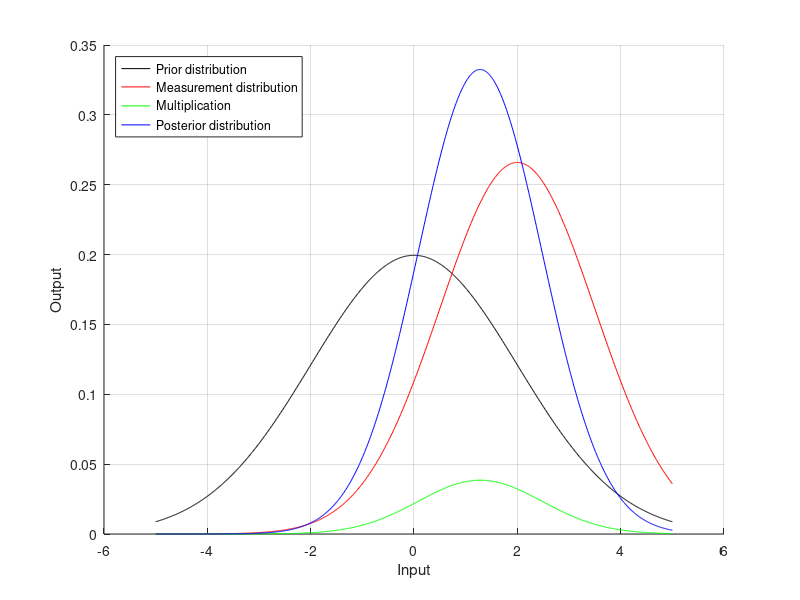
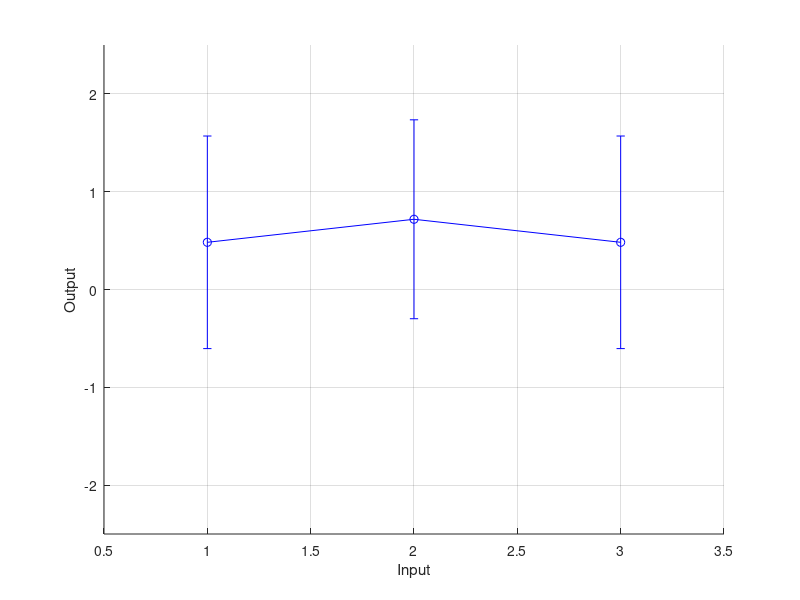
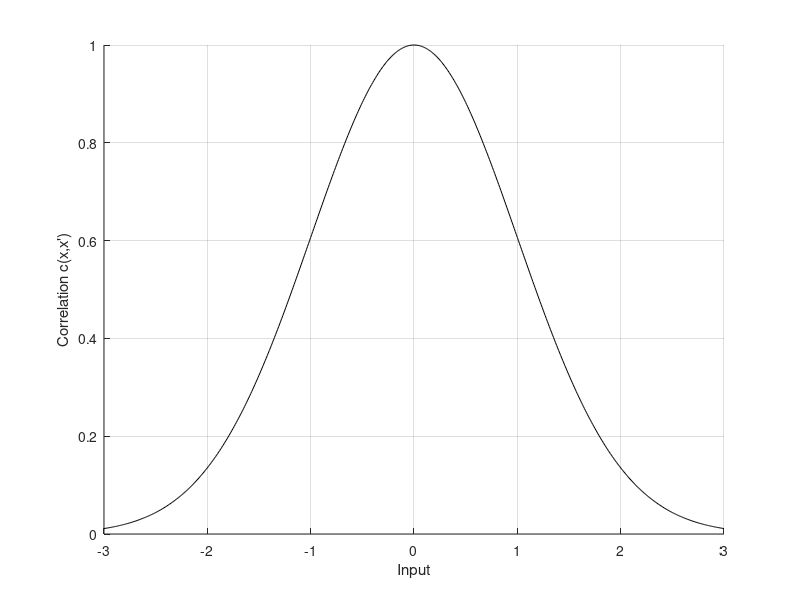
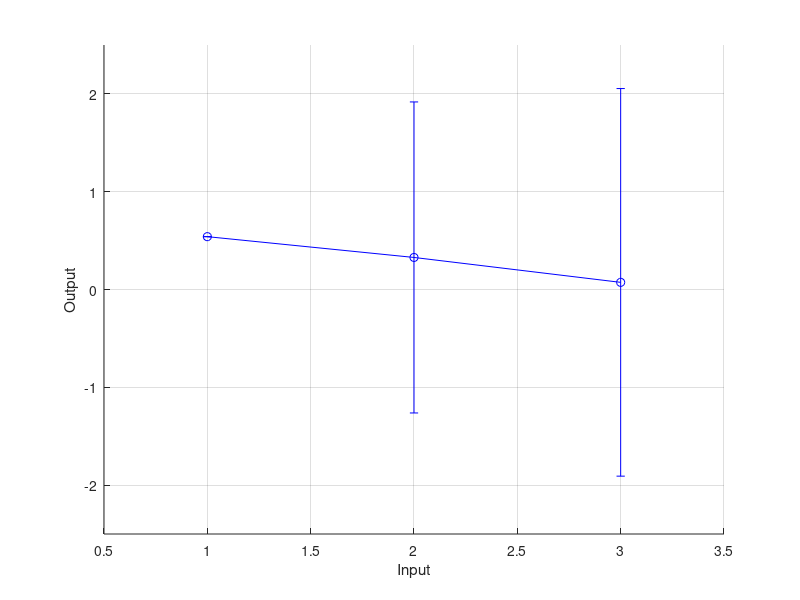

Source code (MATLAB) for these figures, in order:
% This file contains all the scripts for Chapter 2 of the Gaussian process regression thesis. 
% To use it, make sure that the Matlab directory is set to the directory of this file. Then first run this block, which initializes many parameters. Subsequently, you can run any block within
% this file separately, or you can just run them all together, for instance by pressing F5 or calling Chapter2 from the Matlab command.

% We set up the workspace, ready for executing scripts.
clear all; % Empty the workspace.
clc; % Empty the command window.
exportFigs = 0; % Do we export figures? 0 for no, 1 (or anything else) for yes.
useColor = 1; % Should we set up plots for colored output (1) or black-and-white output (0)?
addpath('../ExportFig'); % We add the functions for exporting figures.

%% Figure 2.1.
disp('Creating Figure 2.1.');
% We define data.
mPrior = 0; % This is the prior mean.
lfPrior = 2; % This is the prior standard deviation.
fHat = 2; % This is the measured value.
sfHat = 1.5; % This is the measurement noise standard deviation.

% We merge the data together to find the posterior mean and PDF.
sPost = sqrt(inv(inv(lfPrior^2) + inv(sfHat^2))); % This is the posterior standard deviation.
mPost = sPost^2*(lfPrior^2\mPrior + sfHat^2\fHat); % This is the posterior mean.

% We now set up plot data.
x = -5:0.01:5;
pdfPrior = normpdf(x, mPrior, lfPrior);
pdfMeasurement = normpdf(x, fHat, sfHat);
pdfProduct = pdfPrior.*pdfMeasurement; % We multiply the two PDFs.
pdfPosterior = normpdf(x, mPost, sPost); % And we normalize the result by dividing by the integral value. (Which is equivalent to calculating the PDF with the right mean and standard deviation, which is what we actually do.)

% We make a plot.
figure(1);
clf(1);
hold on;
grid on;
xlabel('Input');
ylabel('Output');
if useColor == 0
	plot(x, pdfPrior, 'k-');
	plot(x, pdfMeasurement, 'k--');
	plot(x, pdfProduct, 'k-.');
	plot(x, pdfPosterior, 'k-','LineWidth',2);
else
	plot(x, pdfPrior, 'k-');
	plot(x, pdfMeasurement, 'r-');
	plot(x, pdfProduct, 'g-');
	plot(x, pdfPosterior, 'b-');
end
legend('Prior distribution','Measurement distribution','Multiplication','Posterior distribution','Location','NorthWest');

% We export the plot, if desired.
if exportFigs ~= 0
	export_fig('MergingDistributions.png','-transparent');
end

%% Figure 2.2.
disp('Creating Figure 2.2.');
% We define data.
lf = 1; % This is the output length scale.
lx = 1; % This is the input length scale.
sf = 0.7; % This is the output noise scale.
X = [1,2,3]; % This is the set of input points x(1), x(2) and x(3).
fh = cos(X - 2)'; % This is the measured function value. The function we will approximate is cos(x - 2).

% We now set up the (squared exponential) covariance matrix and some related parameters.
n = size(X,2); % This is the number of input points.
diff = repmat(X,n,1) - repmat(X',1,n); % This is matrix containing differences between input points.
K = lf^2*exp(-1/2*diff.^2/lx^2); % This is the covariance matrix. It contains the covariances of each combination of points.
m = zeros(n,1); % This is the mean vector m(X). We assume a zero mean function.
Sfh = sf^2*eye(n); % This is the noise matrix \hat{S}_f.

% We apply GP regression.
SPost = inv(inv(K) + inv(Sfh)); % This is the posterior covariance matrix.
mPost = SPost*(K\m + Sfh\fh); % This is the posterior mean vector.
sPost = sqrt(diag(SPost)); % These are the posterior standard deviations.

% We set up the first plot with the prior error bars.
figure(2);
clf(2);
hold on;
grid on;
xlabel('Input');
ylabel('Output');
if useColor == 0
	errorbar(X, m, 2*lf*ones(n,1), 2*lf*ones(n,1), 'kd-');
else
	errorbar(X, m, 2*lf*ones(n,1), 2*lf*ones(n,1), 'ko-');
end
axis([0.5,3.5,-2.5,2.5]);
if exportFigs ~= 0
	export_fig('MergingMultipleDistributionsPrior.png','-transparent');
end

% We set up the second plot, with the measured error bars.
figure(2);
clf(2);
hold on;
grid on;
xlabel('Input');
ylabel('Output');
if useColor == 0
	errorbar(X, fh, 2*sf*ones(n,1), 2*sf*ones(n,1), 'ko-');
else
	errorbar(X, fh, 2*sf*ones(n,1), 2*sf*ones(n,1), 'ro-');
end
axis([0.5,3.5,-2.5,2.5]);
if exportFigs ~= 0
	export_fig('MergingMultipleDistributionsMeasurement.png','-transparent');
end

% We set up the third plot, with the posterior error bars.
figure(2);
clf(2);
hold on;
grid on;
xlabel('Input');
ylabel('Output');
if useColor == 0
	errorbar(X, mPost, 2*sPost, 2*sPost, 'k*-');
else
	errorbar(X, mPost, 2*sPost, 2*sPost, 'bo-');
end
axis([0.5,3.5,-2.5,2.5]);
if exportFigs ~= 0
	export_fig('MergingMultipleDistributionsPosterior.png','-transparent');
end

%% Figure 2.3.
disp('Creating Figure 2.3.');
% We define and calculate data.
lx = 1;
x = -3:0.01:3;
c = exp(-1/2*x.^2/lx^2);

% We plot the figure.
figHandle = figure(3);
set(figHandle, 'Position', [500, 500, 800, 300]); % We want a different size for this plot, so we adjust that.
clf(3);
hold on;
grid on;
plot(x,c,'k-');
xlabel('Input');
ylabel('Correlation c(x,x'')');
if exportFigs ~= 0
	export_fig('CorrelationFunction.png','-transparent');
end

%% Figure 2.4.
disp('Creating Figure 2.4.');
% We define data.
lf = 1; % This is the output length scale.
lx = 1; % This is the input length scale.
X = [1,2,3]; % This is the set of input points x(1), x(2) and x(3).
f1 = cos(X(1) - 2); % This is the measured function value. The function we will approximate is cos(x - 2).

% We now set up the (squared exponential) covariance matrix.
n = size(X,2); % This is the number of input points.
diff = repmat(X,n,1) - repmat(X',1,n); % This is matrix containing differences between input points.
K = lf^2*exp(-1/2*diff.^2/lx^2); % This is the covariance matrix. It contains the covariances of each combination of points.
m = zeros(n,1); % This is the mean vector m(X). We assume a zero mean function.

% We apply GP regression.
mPost = m + K(:,1)/K(1,1)*(f1 - m(1)); % This is the posterior mean vector.
SPost = K - K(:,1)/K(1,1)*K(1,:); % This is the posterior covariance matrix.
sPost = sqrt(diag(SPost)); % These are the posterior standard deviations.

% We set up the first plot with the prior error bars.
figure(4);
clf(4);
hold on;
grid on;
xlabel('Input');
ylabel('Output');
if useColor == 0
	errorbar(X, m, 2*lf*ones(n,1), 2*lf*ones(n,1), 'kd-');
else
	errorbar(X, m, 2*lf*ones(n,1), 2*lf*ones(n,1), 'ko-');
end
axis([0.5,3.5,-2.5,2.5]);
if exportFigs ~= 0
	export_fig('FirstGPRegressionPrior.png','-transparent');
end

% We set up the second plot, with the measured error bars.
figure(4);
clf(4);
hold on;
grid on;
xlabel('Input');
ylabel('Output');
if useColor == 0
	errorbar(X, [f1;0;0], [0;1e6;1e6], [0;1e6;1e6], 'ko-'); % We use 1e6 to indicate a very big (infinite) number.
else
	errorbar(X, [f1;0;0], [0;1e6;1e6], [0;1e6;1e6], 'ro-');
end
axis([0.5,3.5,-2.5,2.5]);
if exportFigs ~= 0
	export_fig('FirstGPRegressionMeasurement.png','-transparent');
end

% We set up the third plot, with the posterior error bars.
figure(4);
clf(4);
hold on;
grid on;
xlabel('Input');
ylabel('Output');
if useColor == 0
	errorbar(X, mPost, 2*sPost, 2*sPost, 'k*-');
else
	errorbar(X, mPost, 2*sPost, 2*sPost, 'bo-');
end
axis([0.5,3.5,-2.5,2.5]);
if exportFigs ~= 0
	export_fig('FirstGPRegressionPosterior.png','-transparent');
end

%% Figure 2.5.
disp('Creating Figure 2.5.');
% We define data.
lf = 1; % This is the output length scale.
lx = 1; % This is the input length scale.
Xs = 0.2:0.2:3.8; % These are the trial points.
Xm = [1,2.5]; % These are the measurement points.
fmh = cos(Xm - 2)'; % These are the measurement values.

% We now set up the (squared exponential) covariance matrix and related terms.
nm = size(Xm,2); % This is the number of measurement points.
ns = size(Xs,2); % This is the number of trial points.
X = [Xm,Xs]; % We merge the measurement and trial points.
n = size(X,2); % This is the number of points.
diff = repmat(X,n,1) - repmat(X',1,n); % This is matrix containing differences between input points.
K = lf^2*exp(-1/2*diff.^2/lx^2); % This is the covariance matrix. It contains the covariances of each combination of points.
Kmm = K(1:nm,1:nm);
Kms = K(1:nm,nm+1:end);
Ksm = Kms';
Kss = K(nm+1:end,nm+1:end);
mm = zeros(nm,1); % This is the mean vector m(Xm). We assume a zero mean function.
ms = zeros(ns,1); % This is the mean vector m(Xs). We assume a zero mean function.

% Next, we apply GP regression.
mPost = ms + Ksm/Kmm*(fmh - mm); % This is the posterior mean vector.
SPost = Kss - Ksm/Kmm*Kms; % This is the posterior covariance matrix.
sPost = sqrt(diag(SPost)); % These are the posterior standard deviations.

% We set up error bar plots.
figure(5);
clf(5);
hold on;
grid on;
xlabel('Input');
ylabel('Output');
if useColor == 0
	errorbar(Xs, mPost, 2*sPost, 2*sPost, 'k*-');
	plot(Xm, fmh, 'ko'); % We plot the measurement points.
else
	errorbar(Xs, mPost, 2*sPost, 2*sPost, 'bo-');
	plot(Xm, fmh, 'ro'); % We plot the measurement points.
end
axis([0,4,-1.5,2.5]);
if exportFigs ~= 0
	export_fig('SecondGPRegression1.png','-transparent');
end

% We define other data.
Xs = 0:0.01:4;
Xm = [1,2.5,3.7,0.1];
fmh = cos(Xm - 2)'; % These are the measurement values.

% We set up the (squared exponential) covariance matrix and related terms in exactly the same way.
nm = size(Xm,2); % This is the number of measurement points.
ns = size(Xs,2); % This is the number of trial points.
X = [Xm,Xs]; % We merge the measurement and trial points.
n = size(X,2); % This is the number of points.
diff = repmat(X,n,1) - repmat(X',1,n); % This is matrix containing differences between input points.
K = lf^2*exp(-1/2*diff.^2/lx^2); % This is the covariance matrix. It contains the covariances of each combination of points.
Kmm = K(1:nm,1:nm);
Kms = K(1:nm,nm+1:end);
Ksm = Kms';
Kss = K(nm+1:end,nm+1:end);
mm = zeros(nm,1); % This is the mean vector m(Xm). We assume a zero mean function.
ms = zeros(ns,1); % This is the mean vector m(Xs). We assume a zero mean function.

% We apply GP regression in exactly the same way.
mPost = ms + Ksm/Kmm*(fmh - mm); % This is the posterior mean vector.
SPost = Kss - Ksm/Kmm*Kms; % This is the posterior covariance matrix.
sPost = sqrt(diag(SPost)); % These are the posterior standard deviations.

% We set up a plot in a new way, using a grey'ish area instead of error bars.
figure(5);
clf(5);
hold on;
grid on;
xlabel('Input');
ylabel('Output');
if useColor == 0
	patch([Xs, fliplr(Xs)],[mPost-2*sPost; flipud(mPost+2*sPost)], 1, 'FaceColor', [1,1,1]*0.9, 'EdgeColor', 'none'); % This is the grey area in the plot.
	patch([Xs, fliplr(Xs)],[mPost-sPost; flipud(mPost+sPost)], 1, 'FaceColor', [1,1,1]*0.8, 'EdgeColor', 'none'); % This is the grey area in the plot.
	set(gca, 'layer', 'top'); % We make sure that the grid lines and axes are above the grey area.
	plot(Xs, mPost, 'k-', 'LineWidth', 1); % We plot the mean line.
	plot(Xm, fmh, 'ko'); % We plot the measurement points.
else
	patch([Xs, fliplr(Xs)],[mPost-2*sPost; flipud(mPost+2*sPost)], 1, 'FaceColor', [0.9,0.9,1], 'EdgeColor', 'none'); % This is the grey area in the plot.
	patch([Xs, fliplr(Xs)],[mPost-sPost; flipud(mPost+sPost)], 1, 'FaceColor', [0.8,0.8,1], 'EdgeColor', 'none'); % This is the grey area in the plot.
	set(gca, 'layer', 'top'); % We make sure that the grid lines and axes are above the grey area.
	plot(Xs, mPost, 'b-', 'LineWidth', 1); % We plot the mean line.
	plot(Xm, fmh, 'ro'); % We plot the measurement points.
end
axis([0,4,-1.5,2.5]);
if exportFigs ~= 0
	export_fig('SecondGPRegression2.png','-transparent');
end

%% Figure 2.6.
disp('Creating Figure 2.6.');
% We define data.
lf = 1; % This is the output length scale.
lx = 1; % This is the input length scale.
sfm = 0.1; % This is the output noise scale.
Xs = 0:0.01:4; % These are the trial points.
Xm = [1,2.5,3.7,0.1]; % These are the measurement points.
fmh = cos(Xm - 2)' + sfm*randn(size(Xm))'; % These are the measurement values, corrupted by noise.

% We now set up the (squared exponential) covariance matrix and related terms.
nm = size(Xm,2); % This is the number of measurement points.
ns = size(Xs,2); % This is the number of trial points.
X = [Xm,Xs]; % We merge the measurement and trial points.
n = size(X,2); % This is the number of points.
diff = repmat(X,n,1) - repmat(X',1,n); % This is matrix containing differences between input points.
K = lf^2*exp(-1/2*diff.^2/lx^2); % This is the covariance matrix. It contains the covariances of each combination of points.
Kmm = K(1:nm,1:nm);
Kms = K(1:nm,nm+1:end);
Ksm = Kms';
Kss = K(nm+1:end,nm+1:end);
Sfm = sfm^2*eye(nm); % This is the noise covariance matrix.
mm = zeros(nm,1); % This is the mean vector m(Xm). We assume a zero mean function.
ms = zeros(ns,1); % This is the mean vector m(Xs). We assume a zero mean function.

% Next, we apply GP regression.
mPost = ms + Ksm/(Kmm + Sfm)*(fmh - mm); % This is the posterior mean vector.
SPost = Kss - Ksm/(Kmm + Sfm)*Kms; % This is the posterior covariance matrix.
sPost = sqrt(diag(SPost)); % These are the posterior standard deviations.

% We set up the GP plot.
figure(6);
clf(6);
hold on;
grid on;
xlabel('Input');
ylabel('Output');
if useColor == 0
	patch([Xs, fliplr(Xs)],[mPost-2*sPost; flipud(mPost+2*sPost)], 1, 'FaceColor', [1,1,1]*0.9, 'EdgeColor', 'none'); % This is the grey area in the plot.
	patch([Xs, fliplr(Xs)],[mPost-sPost; flipud(mPost+sPost)], 1, 'FaceColor', [1,1,1]*0.8, 'EdgeColor', 'none'); % This is the grey area in the plot.
	set(gca, 'layer', 'top'); % We make sure that the grid lines and axes are above the grey area.
	plot(Xs, mPost, 'k-', 'LineWidth', 1); % We plot the mean line.
	plot(Xm, fmh, 'ko'); % We plot the measurement points.
else
	patch([Xs, fliplr(Xs)],[mPost-2*sPost; flipud(mPost+2*sPost)], 1, 'FaceColor', [0.9,0.9,1], 'EdgeColor', 'none'); % This is the grey area in the plot.
	patch([Xs, fliplr(Xs)],[mPost-sPost; flipud(mPost+sPost)], 1, 'FaceColor', [0.8,0.8,1], 'EdgeColor', 'none'); % This is the grey area in the plot.
	set(gca, 'layer', 'top'); % We make sure that the grid lines and axes are above the grey area.
	plot(Xs, mPost, 'b-', 'LineWidth', 1); % We plot the mean line.
	plot(Xm, fmh, 'ro'); % We plot the measurement points.
end
axis([0,4,-1.5,2.5]);
if exportFigs ~= 0
	export_fig('NoisyGPRegression.png','-transparent');
end

%% Figure 2.7.
disp('Creating Figure 2.7.');
% We first of all do the exact same thing as for figure 2.6.
% We define data.
lf = 1; % This is the output length scale.
lx = 1; % This is the input length scale.
sfm = 0.1; % This is the output noise scale.
Xs = 0:0.01:4; % These are the trial points.
Xm = [1,2.5,3.7,0.1]; % These are the measurement points.
fmh = cos(Xm - 2)' + sfm*randn(size(Xm))'; % These are the measurement values, corrupted by noise.

% We now set up the (squared exponential) covariance matrix and related terms.
nm = size(Xm,2); % This is the number of measurement points.
ns = size(Xs,2); % This is the number of trial points.
X = [Xm,Xs]; % We merge the measurement and trial points.
n = size(X,2); % This is the number of points.
diff = repmat(X,n,1) - repmat(X',1,n); % This is matrix containing differences between input points.
K = lf^2*exp(-1/2*diff.^2/lx^2); % This is the covariance matrix. It contains the covariances of each combination of points.
Kmm = K(1:nm,1:nm);
Kms = K(1:nm,nm+1:end);
Ksm = Kms';
Kss = K(nm+1:end,nm+1:end);
Sfm = sfm^2*eye(nm); % This is the noise covariance matrix.
mm = zeros(nm,1); % This is the mean vector m(Xm). We assume a zero mean function.
ms = zeros(ns,1); % This is the mean vector m(Xs). We assume a zero mean function.

% Next, we apply GP regression.
mPost = ms + Ksm/(Kmm + Sfm)*(fmh - mm); % This is the posterior mean vector.
SPost = Kss - Ksm/(Kmm + Sfm)*Kms; % This is the posterior covariance matrix.
sPost = sqrt(diag(SPost)); % These are the posterior standard deviations.

% We set up the GP plot.
figure(7);
clf(7);
hold on;
grid on;
xlabel('Input');
ylabel('Output');
if useColor == 0
	patch([Xs, fliplr(Xs)],[mPost-2*sPost; flipud(mPost+2*sPost)], 1, 'FaceColor', [1,1,1]*0.9, 'EdgeColor', 'none'); % This is the grey area in the plot.
	patch([Xs, fliplr(Xs)],[mPost-sPost; flipud(mPost+sPost)], 1, 'FaceColor', [1,1,1]*0.8, 'EdgeColor', 'none'); % This is the grey area in the plot.
	set(gca, 'layer', 'top'); % We make sure that the grid lines and axes are above the grey area.
	plot(Xs, mPost, 'k-', 'LineWidth', 1); % We plot the mean line.
	plot(Xm, fmh, 'ko'); % We plot the measurement points.
else
	patch([Xs, fliplr(Xs)],[mPost-2*sPost; flipud(mPost+2*sPost)], 1, 'FaceColor', [0.9,0.9,1], 'EdgeColor', 'none'); % This is the grey area in the plot.
	patch([Xs, fliplr(Xs)],[mPost-sPost; flipud(mPost+sPost)], 1, 'FaceColor', [0.8,0.8,1], 'EdgeColor', 'none'); % This is the grey area in the plot.
	set(gca, 'layer', 'top'); % We make sure that the grid lines and axes are above the grey area.
	plot(Xs, mPost, 'b-', 'LineWidth', 1); % We plot the mean line.
	plot(Xm, fmh, 'ro'); % We plot the measurement points.
end
axis([0,4,-1.5,2.5]);

% Next, we generate samples from the posterior distribution of the trial points.
rng(5, 'twister'); % We fix Matlab's random number generator, so that it always creates functions which I've found to be pretty representative as far as random samples go.
eps = 1e-10; % We use a small number to add to the diagonal (so to the eigenvalues) of the matrix, to make sure Matlab doesn't give any numerical issues with finding the Cholesky decomposition.
SPostCholesky = chol(SPost + eps*eye(ns)); % We use the Cholesky decomposition to sample from the posterior Gaussian distribution.
sample1 = mPost + SPostCholesky'*randn(ns,1); % We generate a sample from the Gaussian distribution with mean mPost and with covariance matrix SPost.
% sample1 = mvnrnd(mPost, SPost + eps*eye(ns))'; % We could have also used this, which is the equivalent of the previous two lines, but the mvnrnd function gives numerical problems more quickly than the cholesky function.
plot(Xs, sample1, 'k--');
sample2 = mPost + SPostCholesky'*randn(ns,1); % We generate a sample from the Gaussian distribution with mean mPost and with covariance matrix SPost.
plot(Xs, sample2, 'k-.');
sample3 = mPost + SPostCholesky'*randn(ns,1); % We generate a sample from the Gaussian distribution with mean mPost and with covariance matrix SPost.
plot(Xs, sample3, 'k:');
rng('shuffle'); % And we unfix Matlab's random number generator again.

% And we export the graph too.
if exportFigs ~= 0
	export_fig('GPSamples.png','-transparent');
end

%% Figure 2.8.
disp('Creating Figure 2.8.');
% We define data.
lf = 1; % This is the output length scale.
lx = [1;0.5]; % These are the input length scales.
sfm = 0.02; % This is the output noise scale.
xMin = [0;0]; % These are the minimums for the plot area.
xMax = [4;4]; % These are the maximums for the plot area.
rng(5, 'twister'); % I'm fixing Matlab's random number generator again.
nm = 20; % This is the number of measurement points which we will use.
Xm = repmat(xMin,1,nm) + rand(2,nm).*(repmat(xMax,1,nm) - repmat(xMin,1,nm));
fmh = (cos(Xm(1,:) - 2) + cos(2*(Xm(2,:) - 2)))' + sfm*randn(1,nm)'; % These are the measurement values, corrupted by noise.
rng('shuffle'); % And we unfix the random number generator again.

% We set up the trial points.
nsPerDimension = 51; % This is the number of trial points per dimension.
ns = nsPerDimension^2; % This is the total number of trial points.
[x1Mesh,x2Mesh] = meshgrid(linspace(xMin(1),xMax(1),nsPerDimension),linspace(xMin(2),xMax(2),nsPerDimension));
Xs = [reshape(x1Mesh,1,ns); reshape(x2Mesh,1,ns)];

% We now set up the (squared exponential) covariance matrix and related terms.
X = [Xm,Xs]; % We merge the measurement and trial points.
n = size(X,2); % This is the number of points.
diff = repmat(permute(X,[3,2,1]),n,1) - repmat(permute(X,[2,3,1]),1,n); % This is matrix containing differences between input points. We have rearranged things so that indices 1 and 2 represent the numbers of vectors, while index 3 represents the element within the vector.
K = lf^2*exp(-1/2*sum(diff.^2./repmat(permute(lx.^2,[3,2,1]),n,n), 3)); % This is the covariance matrix. It contains the covariances of each combination of points.
Kmm = K(1:nm,1:nm);
Kms = K(1:nm,nm+1:end);
Ksm = Kms';
Kss = K(nm+1:end,nm+1:end);
Sfm = sfm^2*eye(nm); % This is the noise covariance matrix.
mm = zeros(nm,1); % This is the mean vector m(Xm). We assume a zero mean function.
ms = zeros(ns,1); % This is the mean vector m(Xs). We assume a zero mean function.

% Next, we apply GP regression.
mPost = ms + Ksm/(Kmm + Sfm)*(fmh - mm); % This is the posterior mean vector.
SPost = Kss - Ksm/(Kmm + Sfm)*Kms; % This is the posterior covariance matrix.
sPost = sqrt(diag(SPost)); % These are the posterior standard deviations.
mPost = reshape(mPost, nsPerDimension, nsPerDimension); % We put the result in a square format again.
sPost = reshape(sPost, nsPerDimension, nsPerDimension); % We put the result in a square format again.

% And then we plot the result.
figure(8);
clf(8);
hold on;
grid on;
sDown = surface(x1Mesh, x2Mesh, mPost - 2*sPost);
set(sDown,'FaceAlpha',0.3);
set(sDown,'LineStyle','none');
sUp = surface(x1Mesh, x2Mesh, mPost + 2*sPost);
set(sUp,'FaceAlpha',0.3);
set(sUp,'LineStyle','none');
sMid = surface(x1Mesh, x2Mesh, mPost);
set(sMid,'FaceAlpha',0.8);
if useColor == 0
	set(sDown,'FaceColor',[0.2,0.2,0.2]);
	set(sUp,'FaceColor',[0.2,0.2,0.2]);
	set(sMid,'FaceColor',[0.2,0.2,0.2]);
	scatter3(Xm(1,:), Xm(2,:), fmh, 'ko', 'filled');
else
	set(sDown,'FaceColor',[0,0,0.8]);
	set(sUp,'FaceColor',[0,0,0.8]);
	set(sMid,'FaceColor',[0,0,0.8]);
	scatter3(Xm(1,:), Xm(2,:), fmh, 'ro', 'filled');
end
xlabel('Input 1');
ylabel('Input 2');
zlabel('Output');
view([118,10]);
if exportFigs ~= 0
	export_fig('MultiInputGPRegression.png','-transparent');
end


%% Figure 2.9.
disp('Creating Figure 2.9.');
% We define data.
lf = 1; % This is the output length scale.
lx = 1; % This is the input length scale.
sfm = 0.1; % This is the output noise scale.
Xs = 0:0.01:4; % These are the trial points.
Xm = [1,2.5,3.7,0.1]; % These are the measurement points.
fmh = cos(Xm - 2)' + sfm*randn(size(Xm))'; % These are the measurement values, corrupted by noise.

% We now set up the (squared exponential) covariance matrix and related terms.
nm = size(Xm,2); % This is the number of measurement points.
ns = size(Xs,2); % This is the number of trial points.
X = [Xm,Xs]; % We merge the measurement and trial points.
n = size(X,2); % This is the number of points.
diff = repmat(X,n,1) - repmat(X',1,n); % This is matrix containing differences between input points.
K = lf^2*exp(-1/2*diff.^2/lx^2); % This is the covariance matrix. It contains the covariances of each combination of points.
Kmm = K(1:nm,1:nm);
Kms = K(1:nm,nm+1:end);
Ksm = Kms';
Kss = K(nm+1:end,nm+1:end);
Sfm = sfm^2*eye(nm); % This is the noise covariance matrix.
mm = zeros(nm,1); % This is the mean vector m(Xm). We assume a zero mean function.
ms = zeros(ns,1); % This is the mean vector m(Xs). We assume a zero mean function.

% Next, we apply GP regression.
mPost = ms + Ksm/(Kmm + Sfm)*(fmh - mm); % This is the posterior mean vector.
SPost = Kss - Ksm/(Kmm + Sfm)*Kms; % This is the posterior covariance matrix.
sPost = sqrt(diag(SPost)); % These are the posterior standard deviations.

% We set up the GP plot.
figure(6);
clf(6);
hold on;
grid on;
xlabel('Input');
ylabel('Output');
if useColor == 0
	patch([Xs, fliplr(Xs)],[mPost-2*sPost; flipud(mPost+2*sPost)], 1, 'FaceColor', [1,1,1]*0.9, 'EdgeColor', 'none'); % This is the grey area in the plot.
	patch([Xs, fliplr(Xs)],[mPost-sPost; flipud(mPost+sPost)], 1, 'FaceColor', [1,1,1]*0.8, 'EdgeColor', 'none'); % This is the grey area in the plot.
	set(gca, 'layer', 'top'); % We make sure that the grid lines and axes are above the grey area.
	plot(Xs, mPost, 'k-', 'LineWidth', 1); % We plot the mean line.
	plot(Xm, fmh, 'ko'); % We plot the measurement points.
else
	patch([Xs, fliplr(Xs)],[mPost-2*sPost; flipud(mPost+2*sPost)], 1, 'FaceColor', [0.9,0.9,1], 'EdgeColor', 'none'); % This is the grey area in the plot.
	patch([Xs, fliplr(Xs)],[mPost-sPost; flipud(mPost+sPost)], 1, 'FaceColor', [0.8,0.8,1], 'EdgeColor', 'none'); % This is the grey area in the plot.
	set(gca, 'layer', 'top'); % We make sure that the grid lines and axes are above the grey area.
	plot(Xs, mPost, 'b-', 'LineWidth', 1); % We plot the mean line.
	plot(Xm, fmh, 'ro'); % We plot the measurement points.
end
axis([0,4,-1.5,2.5]);
if exportFigs ~= 0
	export_fig('OriginalGP.png','-transparent');
end

% We now take derivatives of the posterior distribution.
d2Kss = Kss.*(1/lx^2 - (diff(nm+1:end,nm+1:end).^2/lx^4)); % This is the derivative d^2 k(x,x') / dx dx' for the trial points.
dKms = Kms.*diff(1:nm,nm+1:end)/lx^2; % This is the derivative dk(x,x') / dx' where the first input is the set of measurement points and the second input is the set of trial points.
dKsm = dKms'; % This is the derivative dk(x,x') / dx where the first input is the set of trial points and the second input is the set of measurement points.
mdPost = dKsm/(Kmm + Sfm)*(fmh - mm); % These are the posterior mean of the derivative.
SdPost = d2Kss - dKsm/(Kmm + Sfm)*dKms; % These are the posterior covariance of the derivative.
sdPost = sqrt(diag(SdPost)); % These are the posterior standard deviations of the derivative.

% We set up the GP plot.
figure(6);
clf(6);
hold on;
grid on;
xlabel('Input');
ylabel('Output');
if useColor == 0
	patch([Xs, fliplr(Xs)],[mdPost-2*sdPost; flipud(mdPost+2*sdPost)], 1, 'FaceColor', [1,1,1]*0.9, 'EdgeColor', 'none'); % This is the grey area in the plot.
	patch([Xs, fliplr(Xs)],[mdPost-sdPost; flipud(mdPost+sdPost)], 1, 'FaceColor', [1,1,1]*0.8, 'EdgeColor', 'none'); % This is the grey area in the plot.
	set(gca, 'layer', 'top'); % We make sure that the grid lines and axes are above the grey area.
	plot(Xs, mdPost, 'k-', 'LineWidth', 1); % We plot the mean line.
else
	patch([Xs, fliplr(Xs)],[mdPost-2*sdPost; flipud(mdPost+2*sdPost)], 1, 'FaceColor', [0.9,0.9,1], 'EdgeColor', 'none'); % This is the grey area in the plot.
	patch([Xs, fliplr(Xs)],[mdPost-sdPost; flipud(mdPost+sdPost)], 1, 'FaceColor', [0.8,0.8,1], 'EdgeColor', 'none'); % This is the grey area in the plot.
	set(gca, 'layer', 'top'); % We make sure that the grid lines and axes are above the grey area.
	plot(Xs, mdPost, 'b-', 'LineWidth', 1); % We plot the mean line.
end
axis([0,4,-2,2]);
if exportFigs ~= 0
	export_fig('DerivativeGP.png','-transparent');
end

%% Figure 2.10.
disp('Creating Figure 2.10.');
% We define data.
lf = 1; % This is the output length scale.
lx = 1; % This is the input length scale.
sfm = 0.01; % This is the output noise scale.
sdfh = 0.01; % This is the output derivative noise scale.
Xs = 0:0.01:4; % These are the trial points.
Xm = [1,2.5,3.7,0.1,3.2]; % These are the measurement points.
useValueM = logical([1,0,1,0,0]); % This is an array indicating whether we want to use the function value for the given point. We also turn it into logicals, so Matlab allows us to use it as indices.
useDerivativeM = logical([1,1,0,1,0]); % This is an array indicating whether we want to use the derivative for the given point.
fmh = [(useValueM.*cos(Xm - 2))' + sfm*randn(size(Xm))'; (useDerivativeM.*(-sin(Xm - 2)))' + sdfh*randn(size(Xm))']; % These are the measurement values, corrupted by noise. We first have the measurement values and then the derivative values.

% We now set up a covariance matrix. Or actually, we set up four, based on whether we are using derivatives or values.
nm = size(Xm,2); % This is the number of measurement points.
ns = size(Xs,2); % This is the number of trial points.
X = [Xm,Xs]; % We merge the measurement and trial points.
n = size(X,2); % This is the number of points.
diff = repmat(X,n,1) - repmat(X',1,n); % This is matrix containing differences between input points.
Kvv = lf^2*exp(-1/2*diff.^2/lx^2); % This is the covariance matrix. It contains the covariances of each combination of points.
Kdv = Kvv.*(diff/lx^2); % This is the covariance between the function derivatives and the function values.
Kvd = Kvv.*(-diff/lx^2); % This is the covariance between the function values and the function derivatives.
Kdd = Kvv.*(repmat(lx^2,n,n) - diff.^2)/lx^2;
Kmm = [Kvv(1:nm,1:nm),Kvd(1:nm,1:nm);Kdv(1:nm,1:nm),Kdd(1:nm,1:nm)];
Kms = [Kvv(1:nm,nm+1:end);Kdv(1:nm,nm+1:end)];
Ksm = Kms';
Kss = Kvv(nm+1:end,nm+1:end);
Sfm = diag([sfm^2*(ones(1,nm) + (1 - useValueM)*1e6^2),sdfh^2*(ones(1,nm) + (1 - useDerivativeM)*1e6^2)]); % This is the noise covariance matrix. Here, we set certain covariances to the correct value. We set other covariances to infinity (or a very large value) to indicate that we don't use those.
mm = zeros(2*nm,1); % This is the mean vector m(Xm). We assume a zero mean function.
ms = zeros(ns,1); % This is the mean vector m(Xs). We assume a zero mean function.

% Next, we apply GP regression.
mPost = ms + Ksm/(Kmm + Sfm)*(fmh - mm); % This is the posterior mean vector.
SPost = Kss - Ksm/(Kmm + Sfm)*Kms; % This is the posterior covariance matrix.
sPost = sqrt(diag(SPost)); % These are the posterior standard deviations.

% We calculate some line properties for the derivative lines.
derivativeLineLength = 0.2; % We set the length of the derivative lines.
mPostM = (inv(Kmm) + inv(Sfm))\(Kmm\mm + Sfm\fmh); % We calculate the posterior mean of the measurement points.
lineX = [Xm' - derivativeLineLength/2, Xm' + derivativeLineLength/2]; % These are the starting and ending x-coordinates of the derivative lines.
lineY = [useValueM'.*fmh(1:nm) + (1 - useValueM)'.*mPostM(1:nm) - fmh(nm+1:2*nm)*derivativeLineLength/2, useValueM'.*fmh(1:nm) + (1 - useValueM)'.*mPostM(1:nm) + fmh(nm+1:2*nm)*derivativeLineLength/2]; % These are the starting and ending y-coordinates of the derivative lines. As base y-coordinate, we use the measured value fmh wherever it is used, and the posterior value from mPostM otherwise.

% We set up the GP plot.
figure(10);
clf(10);
hold on;
grid on;
xlabel('Input');
ylabel('Output');
if useColor == 0
	patch([Xs, fliplr(Xs)],[mPost-2*sPost; flipud(mPost+2*sPost)], 1, 'FaceColor', [1,1,1]*0.9, 'EdgeColor', 'none'); % This is the grey area in the plot.
	patch([Xs, fliplr(Xs)],[mPost-sPost; flipud(mPost+sPost)], 1, 'FaceColor', [1,1,1]*0.8, 'EdgeColor', 'none'); % This is the grey area in the plot.
	set(gca, 'layer', 'top'); % We make sure that the grid lines and axes are above the grey area.
	plot(Xs, mPost, 'k-', 'LineWidth', 1); % We plot the mean line.
	plot(Xm(useValueM), fmh(useValueM), 'ko'); % We plot the measurement points.
	for i = 1:size(lineX,1) % And we plot the derivative lines.
		if useDerivativeM(i) % We only draw the lines that we have actually used.
			plot(lineX(i,:), lineY(i,:), 'k-', 'LineWidth', 2);
		end
	end
else
	patch([Xs, fliplr(Xs)],[mPost-2*sPost; flipud(mPost+2*sPost)], 1, 'FaceColor', [0.9,0.9,1], 'EdgeColor', 'none'); % This is the grey area in the plot.
	patch([Xs, fliplr(Xs)],[mPost-sPost; flipud(mPost+sPost)], 1, 'FaceColor', [0.8,0.8,1], 'EdgeColor', 'none'); % This is the grey area in the plot.
	set(gca, 'layer', 'top'); % We make sure that the grid lines and axes are above the grey area.
	plot(Xs, mPost, 'b-', 'LineWidth', 1); % We plot the mean line.
	plot(Xm(useValueM), fmh(useValueM), 'ro'); % We plot the measurement points.
	for i = 1:size(lineX,1) % And we plot the derivative lines.
		if useDerivativeM(i) % We only draw the lines that we have actually used.
			plot(lineX(i,:), lineY(i,:), 'r-', 'LineWidth', 1);
		end
	end
end
axis([0,4,-1.5,2.5]);
if exportFigs ~= 0
	export_fig('UsingDerivativeData.png','-transparent');
end